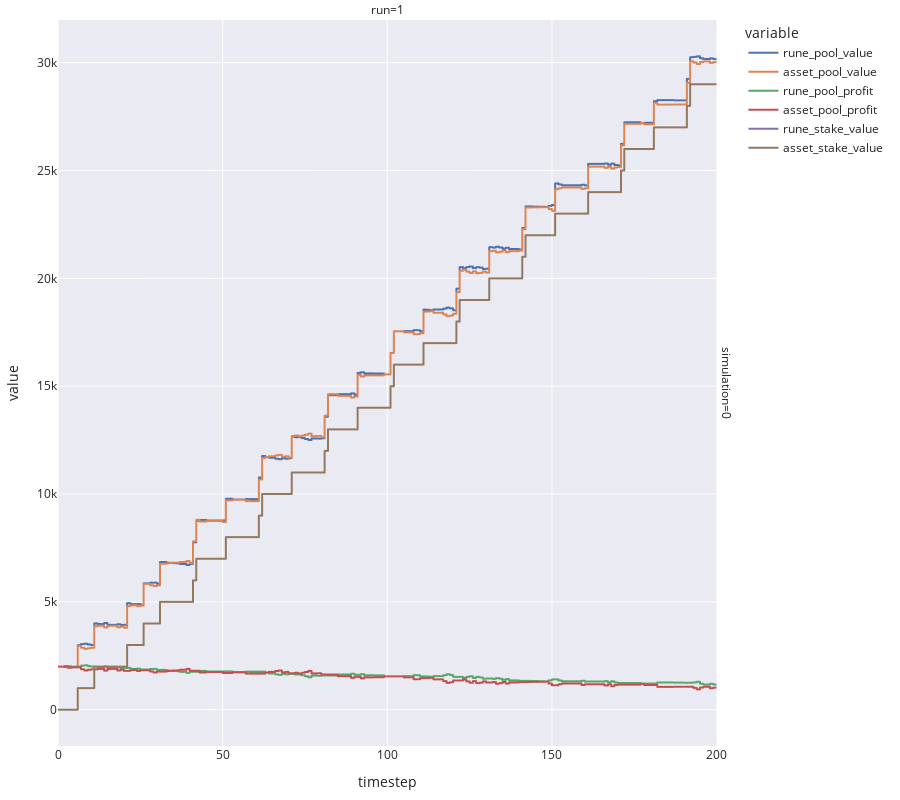

The cell this chart's notebook holds for it:
### Code cell
import plotly.express as px

fig = px.line(
    pools_df,
    x='timestep',
    y=['rune_pool_value', 'asset_pool_value', 'rune_pool_profit', 'asset_pool_profit', 'rune_stake_value', 'asset_stake_value'],
    facet_row='simulation',
    facet_col='run',
    height=800,
    template='seaborn'
)

fig.update_layout(
    margin=dict(l=20, r=20, t=20, b=20),
)

fig.show()

### Figure 1 — Plotly figure (JSON) as saved in the notebook; plotly's stock layout.template omitted (floating-point values rounded to 4 significant figures; data arrays with more than 128 entries replaced by an {"elided": "..."} marker saying what was removed)
{"data": [{"hovertemplate": "variable=rune_pool_value<br>simulation=0<br>run=1<br>timestep=%{x}<br>value=%{y}<extra></extra>", "legendgroup": "rune_pool_value", "line": {"color": "rgb(76,114,176)", "dash": "solid"}, "marker": {"symbol": "circle"}, "mode": "lines", "name": "rune_pool_value", "showlegend": true, "type": "scattergl", "x": {"elided": "401 int values"}, "xaxis": "x", "y": {"elided": "401 float values"}, "yaxis": "y"}, {"hovertemplate": "variable=asset_pool_value<br>simulation=0<br>run=1<br>timestep=%{x}<br>value=%{y}<extra></extra>", "legendgroup": "asset_pool_value", "line": {"color": "rgb(221,132,82)", "dash": "solid"}, "marker": {"symbol": "circle"}, "mode": "lines", "name": "asset_pool_value", "showlegend": true, "type": "scattergl", "x": {"elided": "401 int values"}, "xaxis": "x", "y": {"elided": "401 float values"}, "yaxis": "y"}, {"hovertemplate": "variable=rune_pool_profit<br>simulation=0<br>run=1<br>timestep=%{x}<br>value=%{y}<extra></extra>", "legendgroup": "rune_pool_profit", "line": {"color": "rgb(85,168,104)", "dash": "solid"}, "marker": {"symbol": "circle"}, "mode": "lines", "name": "rune_pool_profit", "showlegend": true, "type": "scattergl", "x": {"elided": "401 int values"}, "xaxis": "x", "y": {"elided": "401 float values"}, "yaxis": "y"}, {"hovertemplate": "variable=asset_pool_profit<br>simulation=0<br>run=1<br>timestep=%{x}<br>value=%{y}<extra></extra>", "legendgroup": "asset_pool_profit", "line": {"color": "rgb(196,78,82)", "dash": "solid"}, "marker": {"symbol": "circle"}, "mode": "lines", "name": "asset_pool_profit", "showlegend": true, "type": "scattergl", "x": {"elided": "401 int values"}, "xaxis": "x", "y": {"elided": "401 float values"}, "yaxis": "y"}, {"hovertemplate": "variable=rune_stake_value<br>simulation=0<br>run=1<br>timestep=%{x}<br>value=%{y}<extra></extra>", "legendgroup": "rune_stake_value", "line": {"color": "rgb(129,114,179)", "dash": "solid"}, "marker": {"symbol": "circle"}, "mode": "lines", "name": "rune_stake_value", "showlegend": true, "type": "scattergl", "x": {"elided": "401 int values"}, "xaxis": "x", "y": {"elided": "401 int values"}, "yaxis": "y"}, {"hovertemplate": "variable=asset_stake_value<br>simulation=0<br>run=1<br>timestep=%{x}<br>value=%{y}<extra></extra>", "legendgroup": "asset_stake_value", "line": {"color": "rgb(147,120,96)", "dash": "solid"}, "marker": {"symbol": "circle"}, "mode": "lines", "name": "asset_stake_value", "showlegend": true, "type": "scattergl", "x": {"elided": "401 int values"}, "xaxis": "x", "y": {"elided": "401 int values"}, "yaxis": "y"}], "layout": {"annotations": [{"font": {}, "showarrow": false, "text": "run=1", "x": 0.49, "xanchor": "center", "xref": "paper", "y": 1, "yanchor": "bottom", "yref": "paper"}, {"font": {}, "showarrow": false, "text": "simulation=0", "textangle": 90, "x": 0.98, "xanchor": "left", "xref": "paper", "y": 0.5, "yanchor": "middle", "yref": "paper"}], "height": 800, "legend": {"title": {"text": "variable"}, "tracegroupgap": 0}, "margin": {"b": 20, "l": 20, "r": 20, "t": 20}, "xaxis": {"anchor": "y", "domain": [0, 0.98], "title": {"text": "timestep"}}, "yaxis": {"anchor": "x", "domain": [0, 1], "title": {"text": "value"}}}}
